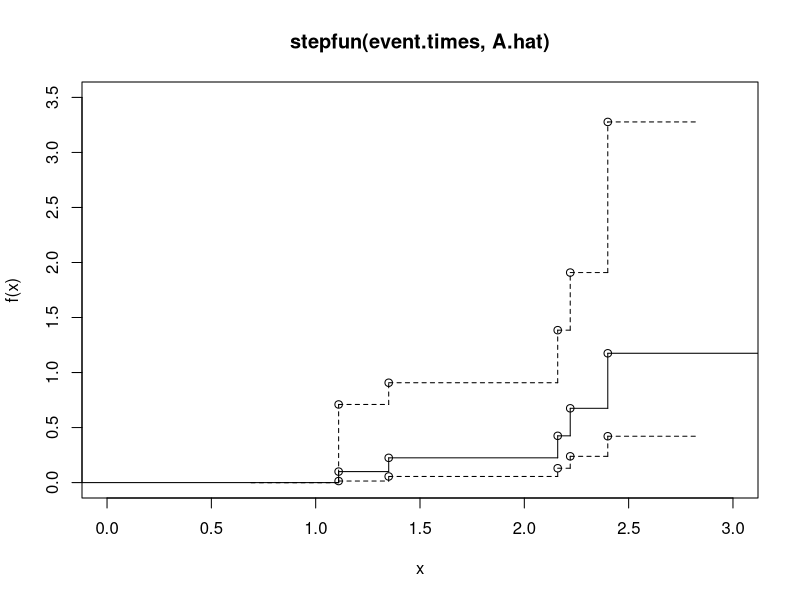

The R script that drew this image:
# Exam TMA4275, V22
df <- data.frame(time = c(1.11, 1.13, 1.35, 1.40, 1.83, 2.16, 2.22, 2.25, 2.40, 2.65),
                 status = c(1,0,1,0,0,1,1,0,1,0))

Nelson.Aalen <- function(df, alpha, conf.int.type){
  
  # df: data frame with survival times
  # alpha: significance level of conf.int
  # conf.int.type: type of confidence interval, (1) regular or (2) log-type.
  # t: time grid
  #browser()
  times <- df$time
  n <- length(times) # Number of individuals
  status <- df$status # True if not censored
  m <- sum(status) # Number of uncensored times
  event.times <- sort(times[status == 1]) # Event times
  y <- rep(n, m)
  for(i in 1:m){
    y[i] <- sum(times >= event.times[i])
  }
  A.hat <- rep(0, m + 1)
  A.hat[2:(m + 1)] <- cumsum(1/y)
  sigma.hat <- rep(0, m + 1)
  sigma.hat[2:(m + 1)] = sqrt(cumsum(1/y^2))
  z = qnorm(1 - alpha/2)
  upper <- lower <- NA
  if(conf.int.type == 1){
    upper <-  A.hat + z*sigma.hat
    lower <- A.hat - z*sigma.hat
  }
  else if(conf.int.type == 2){
    exponent <- z*sigma.hat/A.hat
    exponent[is.na(exponent)] <- 0
    upper <- A.hat * exp(exponent)
    lower <- A.hat * exp(-exponent)
  }
  else{
    stop("Invalid conf.int.type")
  }
  if(length(event.times) < 1){ # No event times (for simulation)
    event.times <- 0
    A.hat <- lower <- upper <- c(0,0)}
  return(list(A.hat = stepfun(event.times, A.hat),
              conf.int.lower = stepfun(event.times, lower),
              conf.int.upper = stepfun(event.times, upper)))
}

ret <- Nelson.Aalen(df, 0.05, 2)
A.hat <- ret$A.hat
plot(A.hat, ylim = c(0, 3.5), xlim = c(0, 3))
plot(ret$conf.int.lower, add = TRUE, lty = "dashed")
plot(ret$conf.int.upper, add = TRUE, lty = "dashed")
  
  
